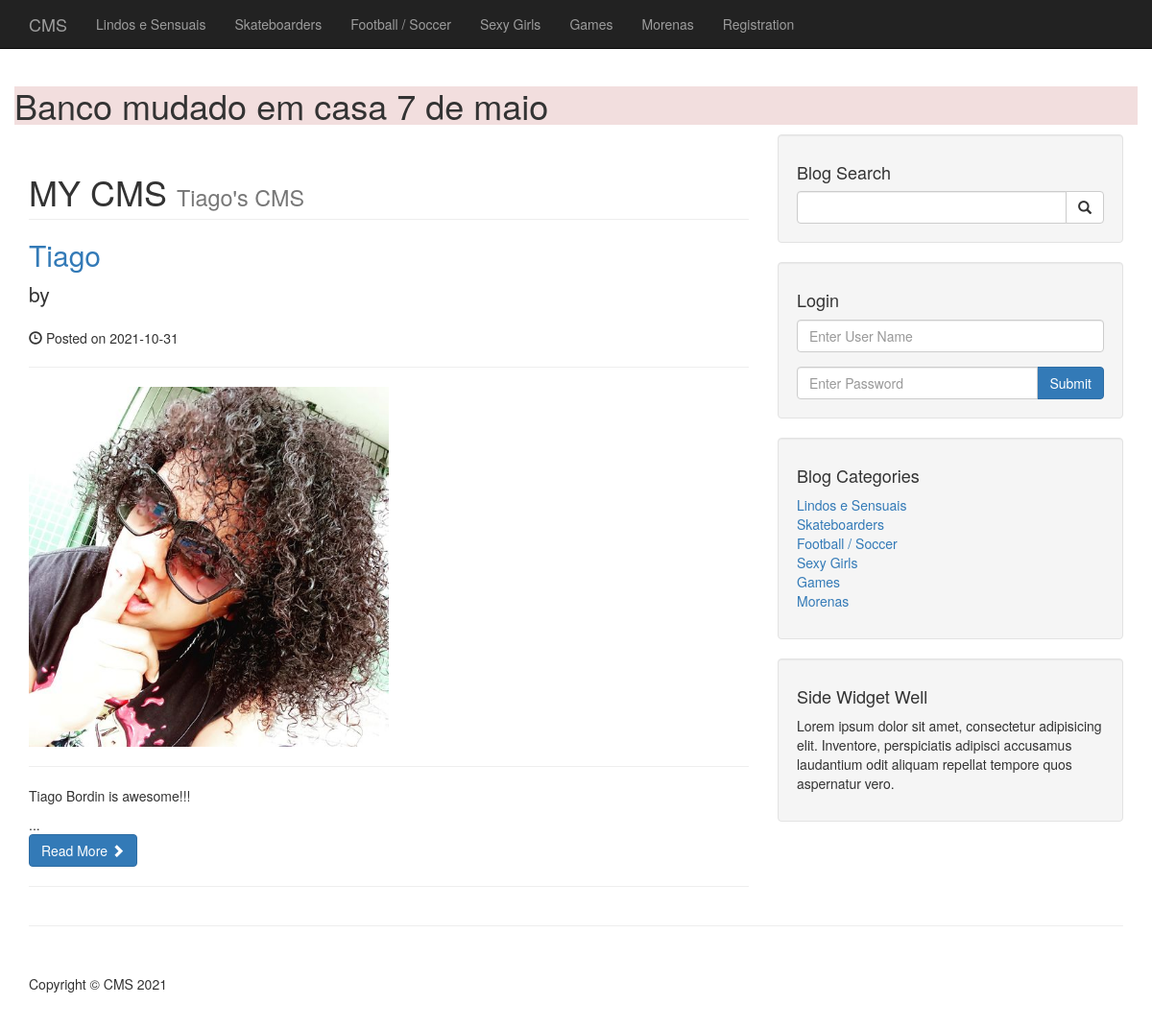
/index_old.php, run on the app's committed database.
### tables this page shows
CREATE TABLE `categories` (
  `cat_id` int(3) NOT NULL,
  `cat_title` varchar(255) NOT NULL
);

CREATE TABLE `posts` (
  `post_id` int(3) NOT NULL,
  `post_category_id` int(3) NOT NULL,
  `post_title` varchar(255) NOT NULL,
  `post_author` varchar(255) DEFAULT NULL,
  `post_author_id` int(11) DEFAULT NULL,
  `post_date` date NOT NULL,
  `post_image` text NOT NULL,
  `post_content` text NOT NULL,
  `post_tags` varchar(255) NOT NULL,
  `post_comment_count` int(11) NOT NULL DEFAULT '0',
  `post_status` varchar(255) DEFAULT 'Draft',
  `post_views_count` int(11) NOT NULL DEFAULT '0'
);

### includes/rotas.php (called while the page is built, shortened)
<?php
	$localhost = true;
	if ($localhost) {
		function index() {
			return '/cms_edwin';
		}
	}
	else {
	}

### index_old.php (the view)
<?php require('includes/header.php'); ?>
    <?php require('includes/navigation.php'); ?>
    <div class="container">
        <div class="row">
            <h1 class="bg-danger">Banco mudado em casa 7 de maio</h1>
            <div class="col-md-8">
                <h1 class="page-header">
                    MY CMS
                    <small>Tiago's CMS</small>
                </h1>
                <?php
                    $query = "SELECT * FROM posts WHERE post_status = 'Published' ORDER BY post_id DESC";
                    $select_all_posts_query = mysqli_query($connection, $query);
                    while ($row = mysqli_fetch_assoc($select_all_posts_query)) {
                        $post_id = $row['post_id'];
                        $post_title = $row['post_title'];
                        $post_author = $row['post_author'];
                        $post_date = $row['post_date'];
                        $post_image = $row['post_image'];
                        $post_content = substr($row['post_content'], 0, 100) . "...";
                        ?>
                        <h2>
                            <a href="post?p_id=<?php echo $post_id ?>"><?php echo $post_title; ?></a>
                        </h2>
                        <p class="lead">
                            by <a href="author_posts?author=<?= $post_author ?>"><?php echo $post_author; ?></a>
                        </p>
                        <p>
                            <span class="glyphicon glyphicon-time">
                            </span>
                            Posted on <?php echo $post_date; ?>
                        </p>
                        <hr>
                        <a href="post?p_id=<?php echo $post_id ?>">
                            <img class="img-responsive" src="images/<?php echo $post_image; ?>" alt="Image" style="width: 50%;">
                        </a>
                        <hr>
                        <div>
                            <?php echo $post_content; ?>
                        </div>
                        <a class="btn btn-primary" href="post?p_id=<?php echo $post_id ?>">
                            Read More
                            <span class="glyphicon glyphicon-chevron-right">
                            </span>
                        </a>
                        <hr>
                        <?php
                    }
                ?>
            </div>
            <?php require('includes/sidebar.php'); ?>
        </div>
        <hr>
<?php require('includes/footer.php'); ?>

### includes/navigation.php (shortened to what this page needs)
<?php require('includes/db.php'); ?>
<nav class="navbar navbar-inverse navbar-fixed-top" role="navigation">
  <div class="container">
    <div class="navbar-header">
      <a class="navbar-brand" href="<?= index() ?>">CMS</a>
    </div>
    <div class="collapse navbar-collapse" id="bs-example-navbar-collapse-1">
      <ul class="nav navbar-nav">
        <?php
          $query = "SELECT * FROM categories;";
          $select_all_categories_query = mysqli_query($connection, $query);
          while ($row = mysqli_fetch_assoc($select_all_categories_query)) {
            $the_cat_id = $row['cat_id'];
            ?>
              <li
                <?php
                  if(isset($categoria_id) && $categoria_id == $the_cat_id){
                    echo 'class="active"';
                  } ?>
              >
                <a href="category?category=<?= $the_cat_id ?>"><?php echo $row['cat_title']; ?></a>
              </li>
            <?php
          }
        ?>
          <li
            <?php
              if (basename($_SERVER['PHP_SELF']) == 'registration.php') {
                echo 'class="active"';
              }
            ?>
          >
              <a href="registration">Registration</a>
          </li>
      </ul>
    </div>
  </div>
</nav>

### includes/categories_well.php
<div class="well">
  <?php
  $query = "SELECT * FROM categories;";
  $select_categories_sidebar = mysqli_query($connection, $query);
  ?>
  <h4>Blog Categories</h4>
  <div class="row">
    <div class="col-lg-12">
      <ul class="list-unstyled">
        <?php
          while ($row = mysqli_fetch_assoc($select_categories_sidebar)) {
            $the_cat_id = $row['cat_id'];
            ?>
            <li>
              <a
              <?php
                if (isset($_GET['category']) && $_GET['category'] == $the_cat_id): ?>
                class="text-warning"
                <?php endif ?>
                href="category?category=<?= $the_cat_id ?>"><?= $row['cat_title']; ?>
              </a>
            </li>
            <?php
          }
        ?>
      </ul>
    </div>
  </div>
</div>

### css/blog-home.css (style rules this page uses)
body { padding-top: 70px; }

### data on the page
categories: cat_title "Lindos e Sensuais"
categories: cat_title "Skateboarders"
categories: cat_title "Football / Soccer"
categories: cat_title "Sexy Girls"
categories: cat_title "Games"
categories: cat_title "Morenas"
posts: post_title "Tiago", post_date "2021-10-31", post_image (picture), post_content "Tiago Bordin is awesome!!! ..."
